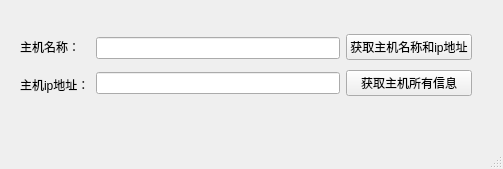
<?xml version="1.0" encoding="UTF-8"?>
<ui version="4.0">
 <class>MainWindow</class>
 <widget class="QMainWindow" name="MainWindow">
  <property name="geometry">
   <rect>
    <x>0</x>
    <y>0</y>
    <width>503</width>
    <height>169</height>
   </rect>
  </property>
  <property name="windowTitle">
   <string>获取主机信息</string>
  </property>
  <property name="windowIcon">
   <iconset resource="icon.qrc">
    <normaloff>:/new/prefix1/images/images.jfif</normaloff>:/new/prefix1/images/images.jfif</iconset>
  </property>
  <widget class="QWidget" name="centralwidget">
   <widget class="QWidget" name="layoutWidget">
    <property name="geometry">
     <rect>
      <x>20</x>
      <y>30</y>
      <width>452</width>
      <height>71</height>
     </rect>
    </property>
    <layout class="QHBoxLayout" name="horizontalLayout_2">
     <item>
      <layout class="QVBoxLayout" name="verticalLayout_3">
       <item>
        <widget class="QLabel" name="label_hostName">
         <property name="text">
          <string>主机名称：</string>
         </property>
        </widget>
       </item>
       <item>
        <widget class="QLabel" name="label_HostID">
         <property name="text">
          <string>主机ip地址：</string>
         </property>
        </widget>
       </item>
      </layout>
     </item>
     <item>
      <layout class="QHBoxLayout" name="horizontalLayout">
       <item>
        <layout class="QVBoxLayout" name="verticalLayout_2">
         <item>
          <widget class="QLineEdit" name="lineEdit_hostName"/>
         </item>
         <item>
          <widget class="QLineEdit" name="lineEdit_HostID"/>
         </item>
        </layout>
       </item>
       <item>
        <layout class="QVBoxLayout" name="verticalLayout">
         <item>
          <widget class="QPushButton" name="getHostIdAndName">
           <property name="text">
            <string>获取主机名称和ip地址</string>
           </property>
          </widget>
         </item>
         <item>
          <widget class="QPushButton" name="getHostInfo">
           <property name="text">
            <string>获取主机所有信息</string>
           </property>
          </widget>
         </item>
        </layout>
       </item>
      </layout>
     </item>
    </layout>
   </widget>
  </widget>
  <widget class="QMenuBar" name="menubar">
   <property name="geometry">
    <rect>
     <x>0</x>
     <y>0</y>
     <width>503</width>
     <height>26</height>
    </rect>
   </property>
  </widget>
  <widget class="QStatusBar" name="statusbar"/>
 </widget>
 <resources>
  <include location="icon.qrc"/>
 </resources>
 <connections/>
</ui>
